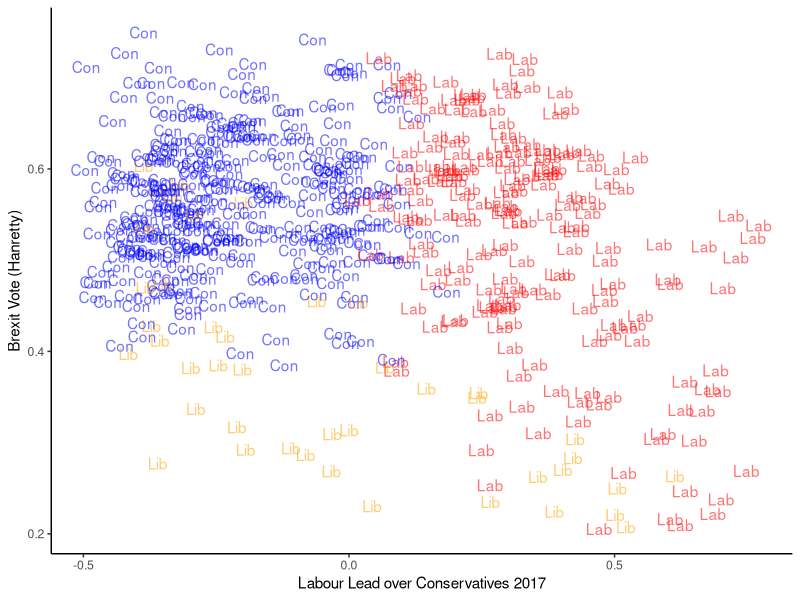
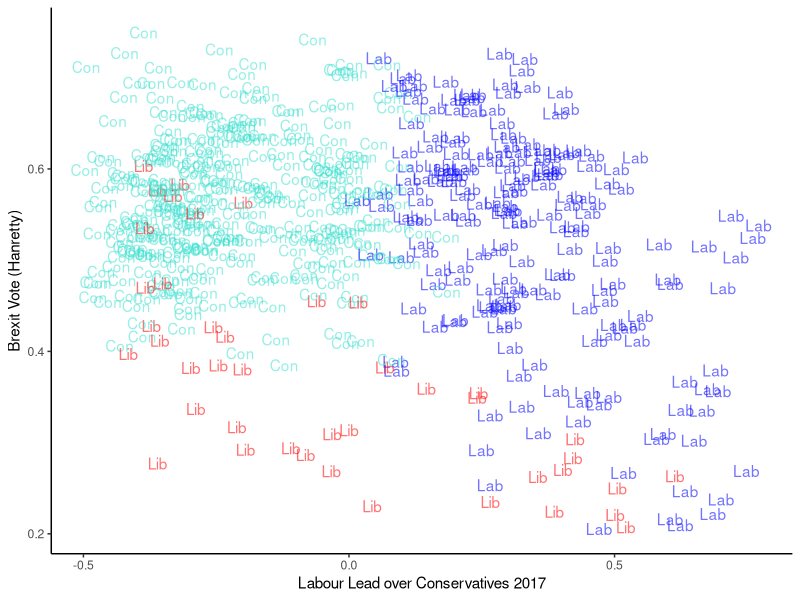
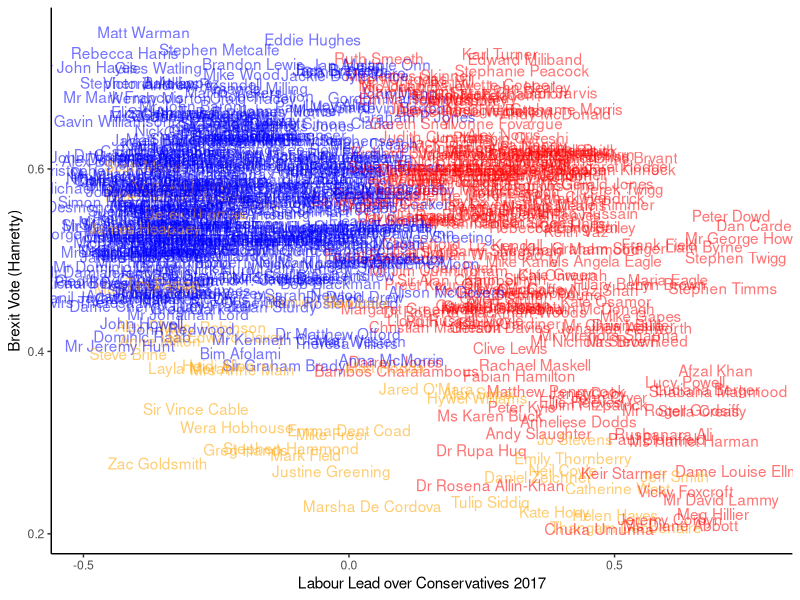
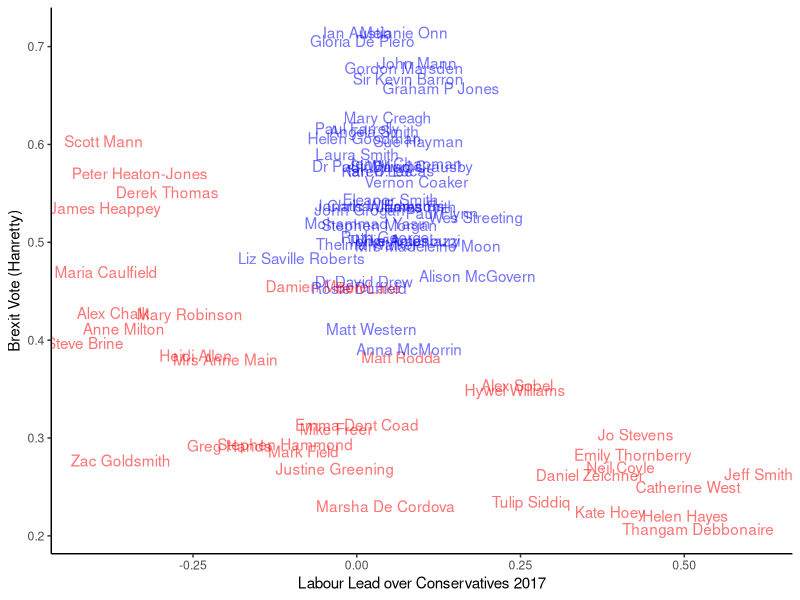
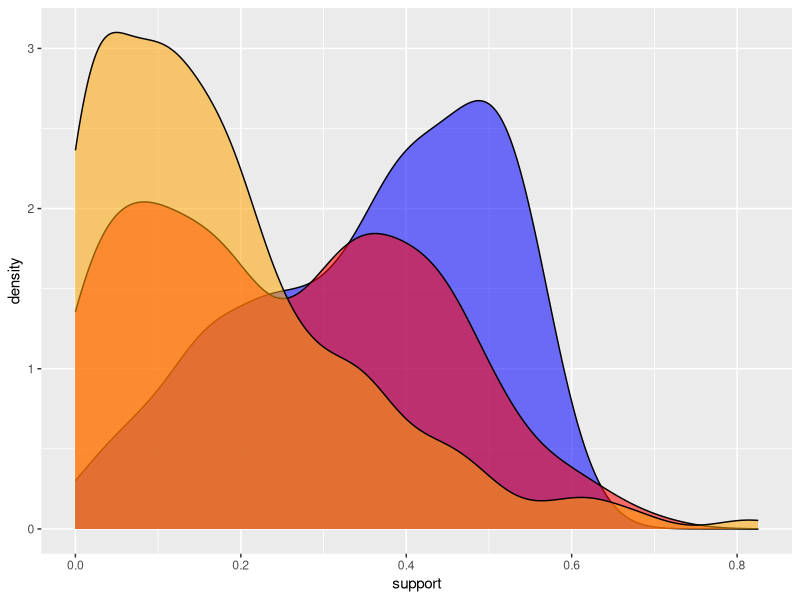
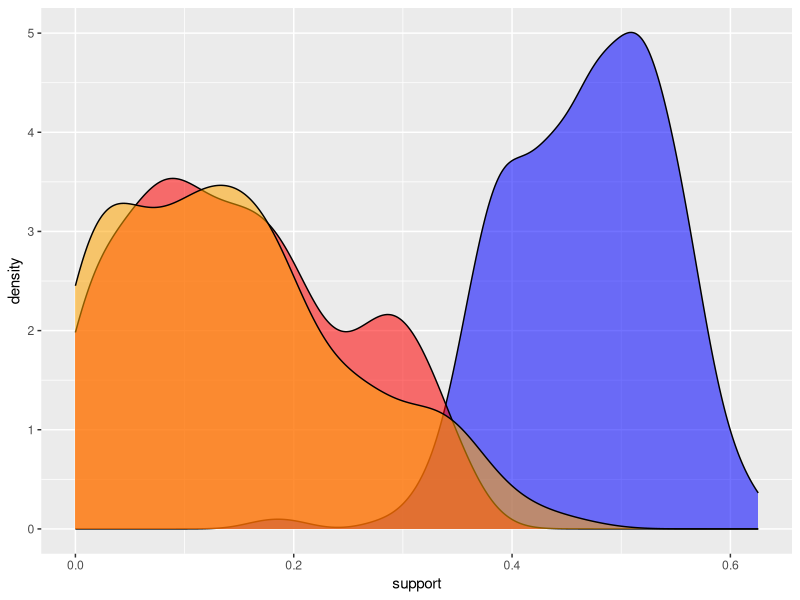
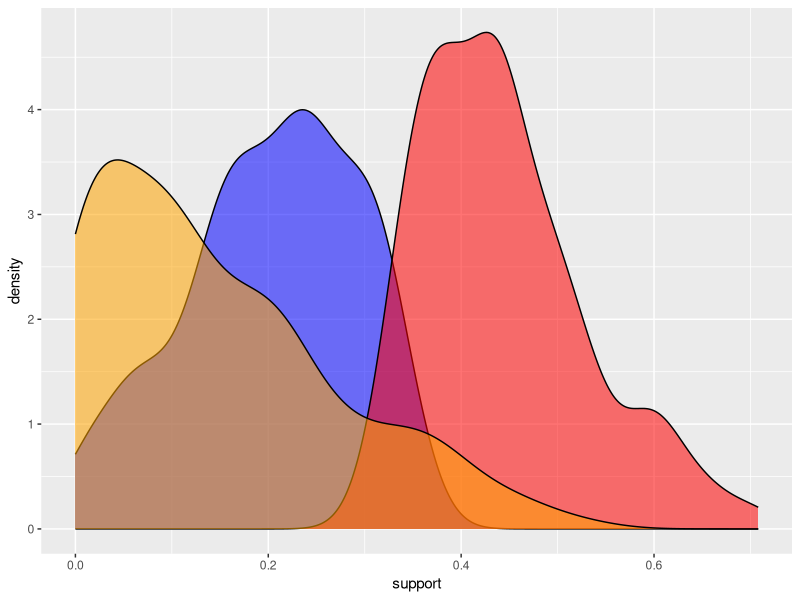
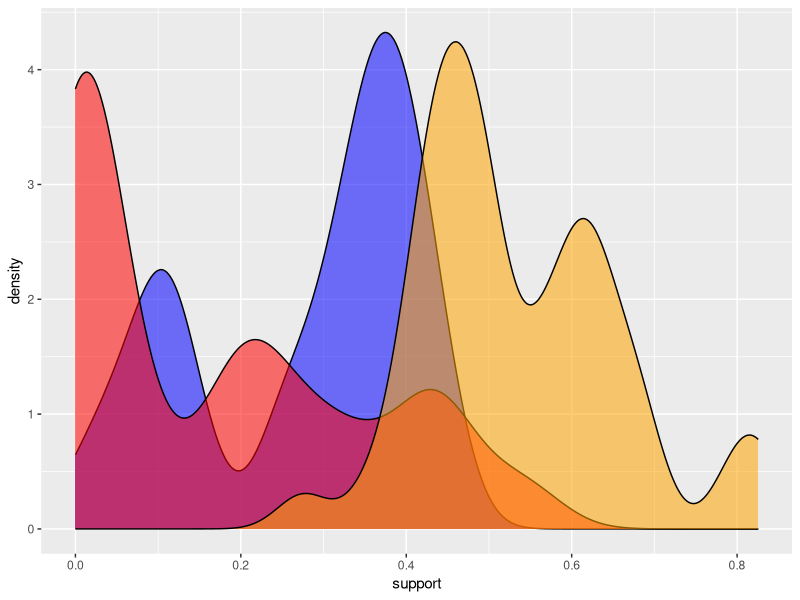

Recreate these plots in R, in order.

library(tidyverse)
library(gganimate)
library(haven)
library(viridis)
cbbPalette <- c("#000000", "#E69F00", "#56B4E9", "#009E73", "#F0E442", "#0072B2", "#D55E00", "#CC79A7")

setwd("~/Dropbox/GitHub/General-Election-Predictor")

hanretty<-read_csv("Hanretty.csv")
hanretty<-hanretty %>% 
  rename(pcon=PCON11CD) %>% 
  rename(han_est_leave="Figure to use")

gen_el_17<-read_csv("2017-UKPGE-Electoral-Data.csv")

gen_el_17<-gen_el_17 %>% 
  group_by(pcon) %>% 
  mutate(total_votes=sum(`Valid votes`))

gen_el_17<-gen_el_17 %>% 
  mutate(party_pc=`Valid votes`/total_votes)

labour_pc<-gen_el_17 %>% 
  group_by(pcon) %>% 
  filter(`Party Identifer`=="Labour") %>% 
  summarize(party_pc) %>% 
  rename(lab_pc=party_pc)


cons_pc<-gen_el_17 %>% 
  group_by(pcon) %>% 
  filter(`Party Identifer`=="Conservative") %>% 
  summarize(party_pc) %>% 
  rename(cons_pc=party_pc)

lib_pc<-gen_el_17 %>% 
  group_by(pcon) %>% 
  filter(`Party Identifer`=="Liberal Democrats") %>% 
  summarize(party_pc) %>% 
  rename(lib_pc=party_pc)

lg<-gen_el_17 %>% 
  inner_join(labour_pc, by = "pcon") %>% 
  inner_join(cons_pc, by = "pcon") %>% 
  inner_join(lib_pc, by = "pcon")

lg<-lg %>% 
  group_by(pcon) %>% 
  summarize(lab_pc = mean(lab_pc, na.rm=TRUE),
            cons_pc = mean(cons_pc, na.rm=TRUE),
            lib_pc = mean(lib_pc, na.rm=TRUE)) %>% 
  rename(lab_pc_17 = lab_pc) %>% 
  rename(cons_pc_17 = cons_pc) %>% 
  rename(lib_pc_17 = lib_pc)


mps_simple<-lg %>% 
  inner_join(hanretty, by="pcon")

new_list<-read_csv("new_list_vote.csv")

mps_simple <- mps_simple %>% 
  inner_join(new_list, by="Constituency")

mps_simple <- mps_simple %>% 
  mutate(lab_min_con_17 = lab_pc_17-cons_pc_17)

#### England, Wales 2019 Estimates

mps_simple_ew<- mps_simple %>% 
  filter(Region!="Scotland")

write_csv(mps_simple_ew, "mps_simple_ew.csv")


# Additive Code

# Here we apply Uniform National Swing to each party (except BXP) but then we allow them to pick up more or fewer 
# votes, depending on how far that constituency was from average Brexit vote in 2016.
# NB: this could create <0 or >1 vote shares - we avoid this by censoring but that means for high values of
# the parameters the average support will diverge from the polling inputs.

# Input polling averages here

cons_surv<-.36
lab_surv<-.25
lib_surv<-.17
bxp_surv<-.11

# Brexit vote effect. Set at zero for UNS. Otherwise this will add votes at param * (brexit_vote_i - average brexit_vote)

cons_param<- 0
lab_param<- 0
lib_param<- 1
bxp_param<- 0

# Code creating probabilities for each constituency

final_mps<-mps_simple_ew %>% 
  mutate (han_est_norm = han_est_leave-mean(han_est_leave),
          cons_adj = cons_pc_17 + {{cons_surv}} - (mean(cons_pc_17))+ {{cons_param}} * han_est_norm,
          cons_adj = case_when(cons_adj<0 ~ 0,
                                cons_adj>=0 &cons_adj<=1 ~ cons_adj,
                                cons_adj > 1 ~ 1),
          cons_prob = rnorm(mean = cons_adj, sd=0.03, n()),
          lab_adj = lab_pc_17 + {{lab_surv}} - (mean(lab_pc_17)) - {{lab_param}} * han_est_norm,
          lab_adj = case_when(lab_adj<0 ~ 0,
                              lab_adj>=0 &lab_adj<=1 ~ lab_adj,
                              lab_adj > 1 ~ 1),
          lab_prob = rnorm(mean = lab_adj, sd=0.03, n()),
          lib_adj = lib_pc_17 + {{lib_surv}} - (mean(lib_pc_17)) - {{lib_param}} * han_est_norm,
          lib_adj = case_when(lib_adj<0 ~ 0,
                              lib_adj>=0 &lib_adj<=1 ~ lib_adj,
                              lib_adj > 1 ~ 1),
          lib_prob = rnorm(mean = lib_adj, sd=0.03, n()),
          bxp_adj = {{bxp_surv}} + {{bxp_param}} * han_est_norm,
          bxp_prob = rnorm(mean = bxp_adj, sd=0.03, n()),
          Con = case_when(cons_prob>=0 & cons_prob<=1 ~ cons_prob,
                          cons_prob>1 ~ 1,
                          cons_prob<0 ~ 0),
          Lab = case_when(lab_prob>=0 & lab_prob<=1 ~ lab_prob,
                          lab_prob>1 ~ 1,
                          lab_prob<0 ~ 0),
          Lib = case_when(lib_prob>=0 & lib_prob<=1 ~ lib_prob,
                          lib_prob>1 ~ 1,
                          lib_prob<0 ~ 0),
          BXP = case_when(bxp_prob>=0 & bxp_prob<=1 ~ bxp_prob,
                          bxp_prob>1 ~ 1,
                          bxp_prob<0 ~ 0)
  )



# Code to pick highest scoring party for each constituency

final_mps_w <- final_mps %>% 
  mutate(winner = colnames(final_mps[, c("Con", "Lab", "Lib", "BXP")] )[max.col(final_mps[, c("Con", "Lab", "Lib", "BXP")] ,ties.method="first")] ) 

# Code to check average support - NB may move away from survey inputs if Brexit effect is large and creates censoring.

final_mps_w %>% 
  summarise(mean_con = mean(Con), mean_lab = mean(Lab), mean_lib = mean(Lib), mean_bxp=mean(BXP))

# Code to see composition of Parliament in England and Wales (DOES NOT INCLUDE SCOT OR NI!!!)

final_mps_w %>%  group_by(winner) %>% count()


# If Brexit Party don't win a seat

final_mps_w %>% 
  ggplot(aes(x=lab_min_con_17, y = han_est_leave, label=winner, color=winner, alpha=0.5))+geom_text()+
  scale_color_manual(values=c("blue", "red", "orange"))+theme_classic()+
  xlab("Labour Lead over Conservatives 2017") +ylab("Brexit Vote (Hanretty)")+theme(legend.position = "none") 

# If Brexit Party win a seat


final_mps_w %>% 
  ggplot(aes(x=lab_min_con_17, y = han_est_leave, label=winner, color=winner, alpha=0.5))+geom_text()+
  scale_color_manual(values=c("#40E0D0","blue", "red", "orange"))+theme_classic()+
  xlab("Labour Lead over Conservatives 2017") +ylab("Brexit Vote (Hanretty)")+theme(legend.position = "none") 



# With MP names


final_mps_w %>% 
  ggplot(aes(x=lab_min_con_17, y = han_est_leave, label=name_mp, color=winner, alpha=0.5))+geom_text()+
  scale_color_manual(values=c("blue", "red", "orange"))+theme_classic()+
  xlab("Labour Lead over Conservatives 2017") +ylab("Brexit Vote (Hanretty)")+theme(legend.position = "none") 


# Losing MPs only

final_mps_w %>% 
  mutate(party = ifelse(party=="LD", "Lib", party)) %>% 
  filter(party!=winner) %>% 
  filter(party!="Ind") %>% 
  ggplot(aes(x=lab_min_con_17, y = han_est_leave, label=name_mp, color=winner, alpha=0.5))+geom_text()+
  scale_color_manual(values=c("blue", "red", "orange"))+theme_classic()+
  xlab("Labour Lead over Conservatives 2017") +ylab("Brexit Vote (Hanretty)")+theme(legend.position = "none") 

# Predicted vote distributions of parties - no BXP

final_mps_w %>% 
  pivot_longer(cols= c("Con", "Lab", "Lib"), names_to = "p", values_to = "support") %>% 
  ggplot(aes (x = support, group=p, fill=p))+geom_density(aes(alpha=0.5))+   
  scale_fill_manual(values=c("blue", "red", "orange"))+
  theme(legend.position = "none")

final_mps_w %>% 
  filter(winner=="Con") %>%
  pivot_longer(cols= c("Con", "Lab", "Lib"), names_to = "p", values_to = "support") %>% 
  ggplot(aes (x = support, group=p, fill=p))+geom_density(aes(alpha=0.5))+   
  scale_fill_manual(values=c("blue", "red", "orange"))+
  theme(legend.position = "none")

final_mps_w %>% 
  filter(winner=="Lab") %>%
  pivot_longer(cols= c("Con", "Lab", "Lib"), names_to = "p", values_to = "support") %>% 
  ggplot(aes (x = support, group=p, fill=p))+geom_density(aes(alpha=0.5))+   
  scale_fill_manual(values=c("blue", "red", "orange"))+
  theme(legend.position = "none")

final_mps_w %>% 
  filter(winner=="Lib") %>%
  pivot_longer(cols= c("Con", "Lab", "Lib"), names_to = "p", values_to = "support") %>% 
  ggplot(aes (x = support, group=p, fill=p))+geom_density(aes(alpha=0.5), adjust=0.6)+   
  scale_fill_manual(values=c("blue", "red", "orange"))+
  theme(legend.position = "none")


# Predicted distributions of parties - with BXP

final_mps_w %>% 
  pivot_longer(cols= c("Con", "Lab", "Lib", "BXP"), names_to = "p", values_to = "support") %>% 
  ggplot(aes (x = support, group=p, fill=p))+geom_density(aes(alpha=0.5))+   
  scale_fill_manual(values=c("#40E0D0", "blue", "red", "orange"))+
  theme(legend.position = "none")
